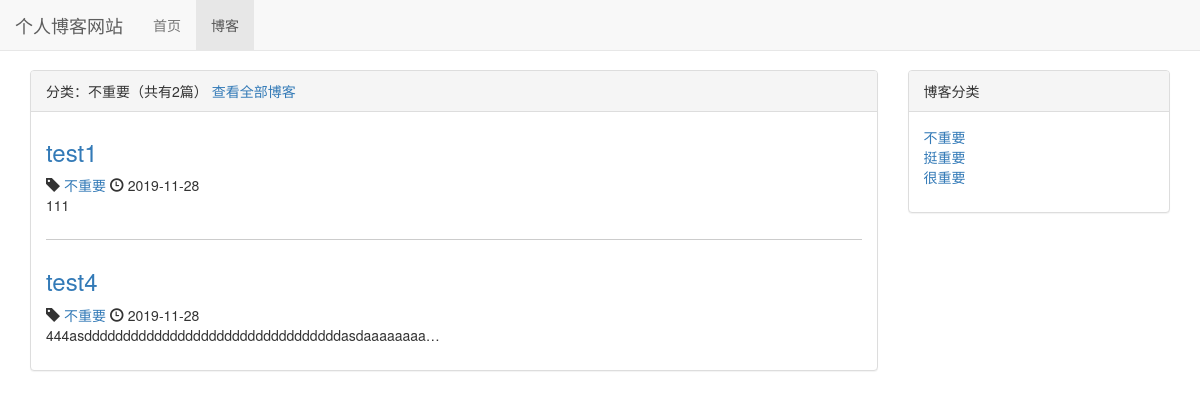
The page /blog/type/1 on the database its author committed.
### blog/models.py (models this page shows, shortened)
class BlogType(models.Model):
    type_name = models.CharField(max_length=15)
    def __str__(self):
        return self.type_name

class Blog(models.Model):
    title = models.CharField(max_length=50)
    blog_type = models.ForeignKey(BlogType, on_delete=models.DO_NOTHING)
    content = models.TextField()
    author = models.ForeignKey(User, on_delete=models.DO_NOTHING)
    created_time = models.DateTimeField(auto_now_add=True)
    last_updated_time = models.DateTimeField(auto_now=True)

### blog/views.py (the view)
# urls.py: path('type/<int:blog_type_pk>', views.blogs_with_type, name="blogs_with_type")
def blogs_with_type(request, blog_type_pk):
    blog_type = get_object_or_404(BlogType, pk=blog_type_pk)
    context = {'blogs': Blog.objects.filter(blog_type=blog_type),
               'blog_type': blog_type,
               'blog_types': BlogType.objects.all(),
               }
    return render_to_response('blog/blogs_with_type.html', context)

### blog/templates/blog/blogs_with_type.html (shortened to what this page needs)
{% extends 'blog/blog_list.html' %}
{% block blog_list_title %}
    分类：{{ blog_type.type_name }}（共有{{ blogs|length }}篇）
    <a href="{% url 'blog_list' %}">查看全部博客</a>
{% endblock %}

### blog/templates/blog/blog_list.html (shortened to what this page needs)
{% extends 'base.html' %}
{% block nav_blog_active %}
    active
{% endblock %}
{% load staticfiles %}
{% block header_extends %}
    <link rel="stylesheet" href="{% static 'blog/blog.css' %}">
{% endblock %}
{% block content %}
    <div class="container">
        <div class="row">
            <div class="col-xs-12 col-sm-8 col-md-9">
                <div class="panel panel-default">
                    <div class="panel-heading">{% block blog_list_title %}博客列表（共有{{ blogs|length }}篇博客）{% endblock %}</div>
                    <div class="panel-body">
                        {% for blog in blogs %}
                            <div class="blog">
                                <h3>
                                    <a href="{% url 'blog_detail' blog.pk %}">{{ blog.title }}</a>
                                </h3>
                                <p class="blog-info">
                                    <span class="glyphicon glyphicon-tag" aria-hidden="true"></span>
                                    <a href="{% url 'blogs_with_type' blog.blog_type.pk %}">{{ blog.blog_type }}</a>
                                    <span class="glyphicon glyphicon-time" aria-hidden="true"></span>
                                    {{ blog.created_time|date:"Y-m-d" }}
                                </p>
                                <p>{{ blog.content|truncatechars:50 }}</p>
                            </div>
                        {% empty %}
                            <div class="blog">
                                <h3>暂无博客</h3>
                            </div>
                        {% endfor %}
                    </div>
                </div>
            </div>
            <div class="hidden-xs col-sm-4 col-md-3">
                <div class="panel panel-default">
                    <div class="panel-heading">博客分类</div>
                    <div class="panel-body">
                        <ul class="blog-types">
                            {% for blog_type in blog_types %}
                                <li>
                                    <a href="{% url 'blogs_with_type' blog_type.pk %}">
                                        {{ blog_type.type_name }}
                                    </a>
                                </li>
                            {% empty %}
                                <li>暂无分类</li>
                            {% endfor %}
                        </ul>
                    </div>
                </div>
            </div>
        </div>
    </div>
{% endblock %}

### static/base.css (style rules this page uses)
* { margin: 0; padding: 0; }
body { margin-top: 70px!important; }

### blog/static/blog/blog.css (style rules this page uses)
ul.blog-types { list-style-type: none; }
div.blog:not(:last-child) { margin-bottom: 2em; padding-bottom: 1em; border-bottom: 1px solid #ccc; }
div.blog h3 { margin-top: 0.5em; }
div.blog p.blog-info { margin-bottom: 0; }

### rows shown on the page
BlogType: type_name "不重要"
Blog: title "test1", blog_type "不重要", created_time "2019-11-28", content "111"
Blog: title "test4", blog_type "不重要", created_time "2019-11-28", content "444asdddddddddddddddddddddddddddddddddasdaaaaaaaa…"
BlogType: type_name "挺重要"
BlogType: type_name "很重要"

### other values the page prints
{{ blogs|length }} "2"
